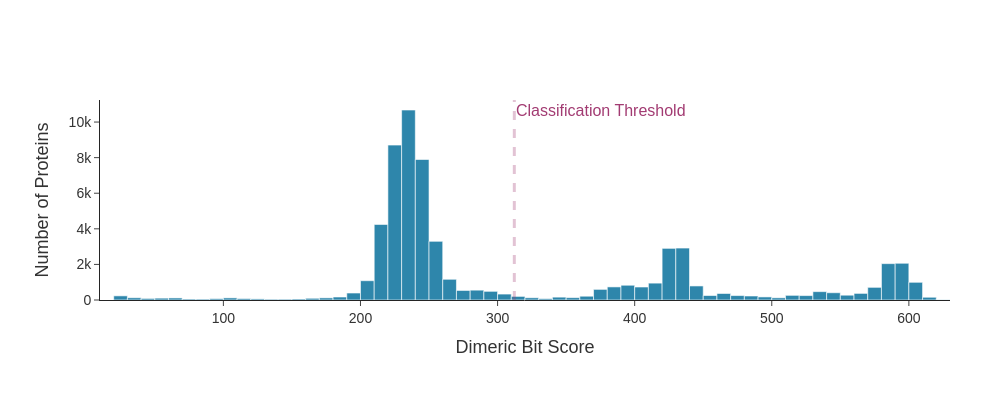

Here is the notebook cell this chart was saved with:
### Code cell
fig = px.histogram(
    idh_classification_progenomes4.loc[idh_classification_progenomes4["class"] == "dimeric"], 
    x="dimer_score",
    nbins=80,
    labels={"dimer_score": "Dimeric Bit Score"},
    color_discrete_sequence=["#2E86AB"]  # Professional blue
)

# Add threshold line
fig.add_vline(
    x=normalized_dimeric_threshold*dimeric_motif_len,
    line_dash="dash",
    line_color="#A23B72",
    line_width=3,
    annotation_text="Classification Threshold",
    annotation_position="top right",
    annotation_font_size=16,
    annotation_font_color="#A23B72"
)

# Update layout for publication quality
fig.update_layout(
    xaxis_title="Dimeric Bit Score",
    yaxis_title="Number of Proteins",
    xaxis_title_font_size=18,
    yaxis_title_font_size=18,
    xaxis_tickfont_size=14,
    yaxis_tickfont_size=14,
    width=1000,
    height=400,
    showlegend=False,
    template="simple_white",
    margin=dict(l=100, r=50, t=100, b=100),
    font=dict(family="Arial, sans-serif", color="#333333")
)

fig.show()

### Figure 1 — Plotly figure (JSON) as saved in the notebook; plotly's stock layout.template omitted (floating-point values rounded to 4 significant figures; data arrays with more than 128 entries replaced by an {"elided": "..."} marker saying what was removed)
{"data": [{"bingroup": "x", "hovertemplate": "Dimeric Bit Score=%{x}<br>count=%{y}<extra></extra>", "legendgroup": "", "marker": {"color": "#2E86AB", "pattern": {"shape": ""}}, "name": "", "nbinsx": 80, "orientation": "v", "showlegend": false, "type": "histogram", "x": {"elided": "61799 float values"}, "xaxis": "x", "yaxis": "y"}], "layout": {"annotations": [{"font": {"color": "#A23B72", "size": 16}, "showarrow": false, "text": "Classification Threshold", "x": 312.2, "xanchor": "left", "xref": "x", "y": 1, "yanchor": "top", "yref": "y domain"}], "barmode": "relative", "font": {"color": "#333333", "family": "Arial, sans-serif"}, "height": 400, "legend": {"tracegroupgap": 0}, "margin": {"b": 100, "l": 100, "r": 50, "t": 100}, "shapes": [{"line": {"color": "#A23B72", "dash": "dash", "width": 3}, "type": "line", "x0": 312.2, "x1": 312.2, "xref": "x", "y0": 0, "y1": 1, "yref": "y domain"}], "showlegend": false, "width": 1000, "xaxis": {"anchor": "y", "domain": [0, 1], "tickfont": {"size": 14}, "title": {"font": {"size": 18}, "text": "Dimeric Bit Score"}}, "yaxis": {"anchor": "x", "domain": [0, 1], "tickfont": {"size": 14}, "title": {"font": {"size": 18}, "text": "Number of Proteins"}}}}
